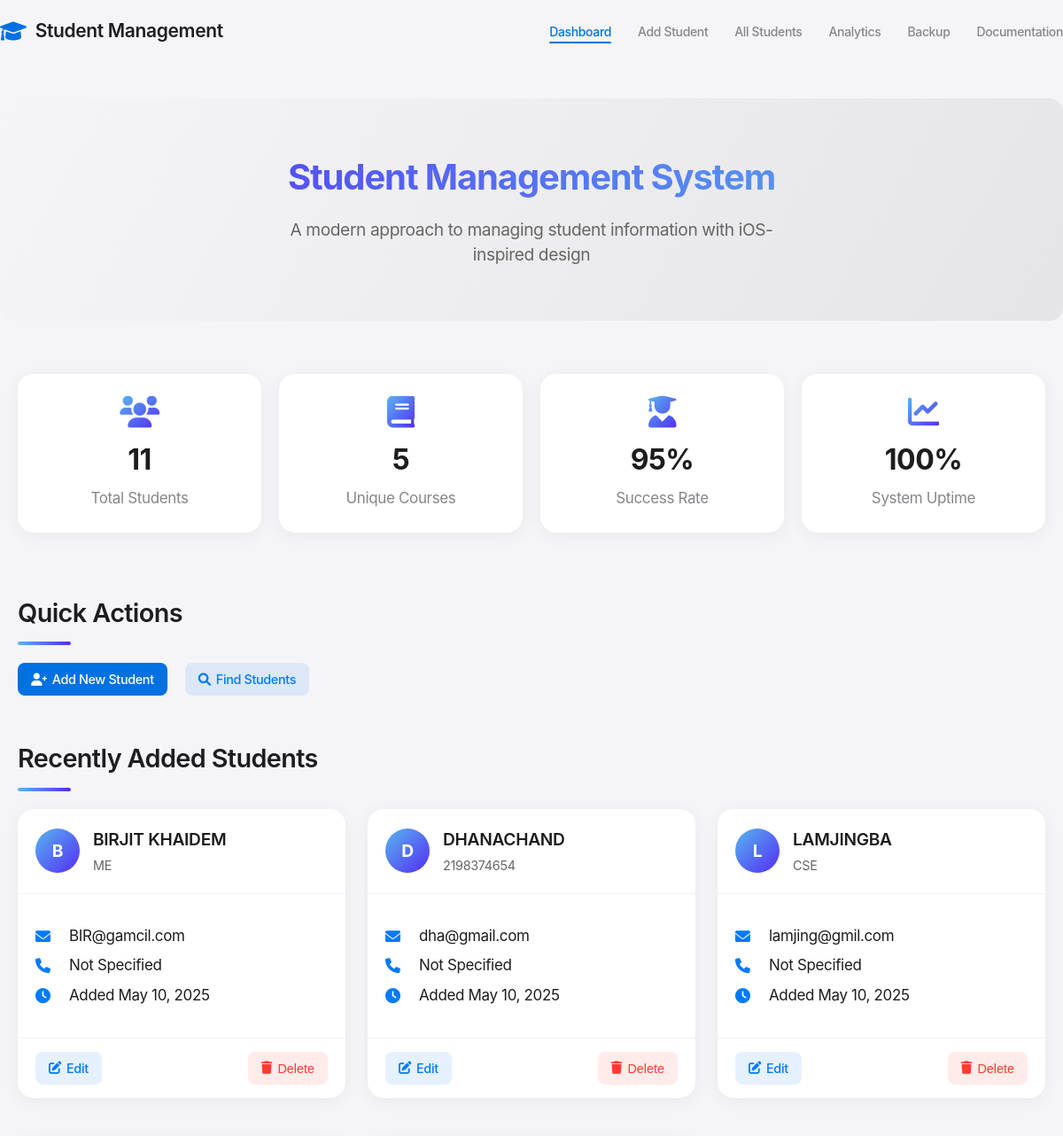
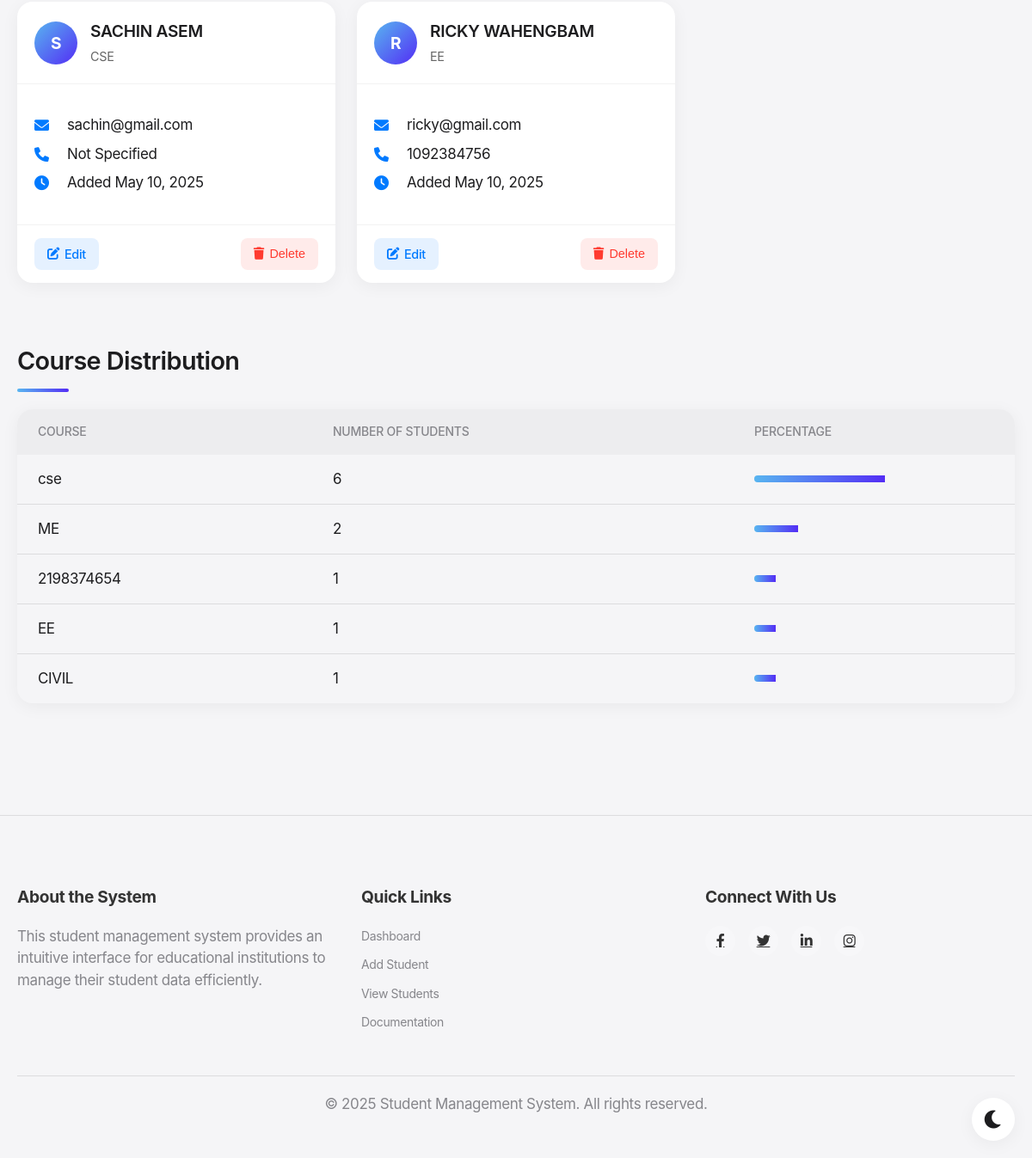
The page / on the database its author committed (2 pictures, top to bottom).
### tables this page shows
CREATE TABLE `students` (
  `id` int NOT NULL AUTO_INCREMENT,
  `name` varchar(100) NOT NULL,
  `email` varchar(100) NOT NULL,
  `phone` varchar(15) DEFAULT NULL,
  `course` varchar(50) DEFAULT NULL,
  `created_at` timestamp NULL DEFAULT CURRENT_TIMESTAMP,
  PRIMARY KEY (`id`)
);

### index.php (the view, shortened to what this page needs)
<?php
require_once 'config/db.php';
$sql = "SELECT * FROM students ORDER BY created_at DESC LIMIT 5";
$result = $conn->query($sql);
$countSql = "SELECT COUNT(*) as total FROM students";
$countResult = $conn->query($countSql);
$totalStudents = $countResult->fetch_assoc()['total'] ?? 0;
$courseSql = "SELECT COUNT(DISTINCT course) as total FROM students";
$courseResult = $conn->query($courseSql);
$totalCourses = $courseResult->fetch_assoc()['total'] ?? 0;
$courseSql = "SELECT course, COUNT(*) as count FROM students GROUP BY course ORDER BY count DESC LIMIT 5";
$courseResult = $conn->query($courseSql);
function formatDisplay($text) {
    return empty($text) ? 'Not Specified' : htmlspecialchars($text);
}
?>
<!DOCTYPE html>
<html lang="en">
<head>
    <link rel="stylesheet" href="assets/css/apple.css">
    <link rel="stylesheet" href="https://cdnjs.cloudflare.com/ajax/libs/font-awesome/6.0.0/css/all.min.css">
</head>
<body>
    <div class="theme-toggle" onclick="toggleAppleTheme()">
        <i id="theme-icon" class="fas fa-moon"></i>
    </div>
    <nav class="apple-nav apple-container">
        <a href="index.php" class="apple-nav-brand">
            <i class="fas fa-graduation-cap"></i>
            Student Management
        </a>
        <ul class="apple-nav-menu">
            <li class="apple-nav-item"><a href="index.php" class="apple-nav-link active">Dashboard</a></li>
            <li class="apple-nav-item"><a href="add_student.php" class="apple-nav-link">Add Student</a></li>
            <li class="apple-nav-item"><a href="view_students.php" class="apple-nav-link">All Students</a></li>
            <li class="apple-nav-item"><a href="analytics.php" class="apple-nav-link">Analytics</a></li>
            <li class="apple-nav-item"><a href="backup.php" class="apple-nav-link">Backup</a></li>
            <li class="apple-nav-item"><a href="documentation.php" class="apple-nav-link">Documentation</a></li>
        </ul>
    </nav>
    <div class="apple-hero apple-container">
        <h1>Student Management System</h1>
        <p>A modern approach to managing student information with iOS-inspired design</p>
    </div>
    <div class="apple-container">
        <div class="apple-stats-grid">
            <div class="apple-card apple-stat-card">
                <i class="fas fa-users"></i>
                <h3><?php echo $totalStudents; ?></h3>
                <p>Total Students</p>
            </div>
            <div class="apple-card apple-stat-card">
                <i class="fas fa-book"></i>
                <h3><?php echo $totalCourses; ?></h3>
                <p>Unique Courses</p>
            </div>
            <div class="apple-card apple-stat-card">
                <i class="fas fa-user-graduate"></i>
                <h3>95%</h3>
                <p>Success Rate</p>
            </div>
            <div class="apple-card apple-stat-card">
                <i class="fas fa-chart-line"></i>
                <h3>100%</h3>
                <p>System Uptime</p>
            </div>
        </div>
        <h2 class="apple-section-title">Quick Actions</h2>
        <div class="apple-d-flex apple-gap-20 apple-flex-wrap">
            <a href="add_student.php" class="apple-btn">
                <i class="fas fa-user-plus"></i> Add New Student
            </a>
            <a href="view_students.php" class="apple-btn apple-btn-secondary">
                <i class="fas fa-search"></i> Find Students
            </a>
        </div>
        <h2 class="apple-section-title">Recently Added Students</h2>
        <?php if ($result && $result->num_rows > 0): ?>
        <div class="apple-student-grid">
            <?php while ($row = $result->fetch_assoc()):
                $initials = strtoupper(substr($row['name'], 0, 1));
            ?>
            <div class="apple-card apple-student-card">
                <div class="apple-student-header">
                    <div class="apple-avatar">
                        <?php echo $initials; ?>
                    </div>
                    <div class="apple-student-info">
                        <h3><?php echo htmlspecialchars($row['name']); ?></h3>
                        <p><?php echo formatDisplay($row['course']); ?></p>
                    </div>
                </div>
                <div class="apple-student-content">
                    <p><i class="fas fa-envelope"></i> <?php echo htmlspecialchars($row['email']); ?></p>
                    <p><i class="fas fa-phone"></i> <?php echo formatDisplay($row['phone']); ?></p>
                    <p><i class="fas fa-clock"></i> Added <?php echo date('M d, Y', strtotime($row['created_at'])); ?></p>
                </div>
                <div class="apple-student-actions">
                    <a href="edit_student.php?id=<?php echo $row['id']; ?>" class="apple-btn apple-btn-secondary">
                        <i class="fas fa-edit"></i> Edit
                    </a>
                    <button type="button" class="apple-btn apple-btn-danger" onclick="showDeleteModal(<?php echo $row['id']; ?>, '<?php echo addslashes(htmlspecialchars($row['name'])); ?>')">
                        <i class="fas fa-trash"></i> Delete
                    </button>
                </div>
            </div>
            <?php endwhile; ?>
        </div>
        <?php endif; ?>
        <h2 class="apple-section-title">Course Distribution</h2>
        <?php if ($courseResult && $courseResult->num_rows > 0): ?>
        <div class="apple-table-container">
            <table class="apple-table">
                <thead>
                    <tr>
                        <th>Course</th>
                        <th>Number of Students</th>
                        <th>Percentage</th>
                    </tr>
                </thead>
                <tbody>
                    <?php while ($courseRow = $courseResult->fetch_assoc()):
                        $percentage = ($courseRow['count'] / $totalStudents) * 100;
                    ?>
                    <tr>
                        <td><?php echo formatDisplay($courseRow['course']); ?></td>
                        <td><?php echo $courseRow['count']; ?></td>
                        <td>
                            <div style="background: #f5f5f7; border-radius: 10px; height: 8px; width: 100%; overflow: hidden;">
                                <div style="background: linear-gradient(to right, #58b5f0, #532df5); height: 100%; width: <?php echo $percentage; ?>%;"></div>
                            </div>
                        </td>
                    </tr>
                    <?php endwhile; ?>
                </tbody>
            </table>
        </div>
        <?php else: ?>
        <div class="apple-card">
            <p class="apple-text-center">No course data available yet.</p>
        </div>
        <?php endif; ?>
    </div>
    <footer class="apple-footer">
        <div class="apple-container">
            <div class="apple-footer-content">
                <div class="apple-footer-section">
                    <h4>About the System</h4>
                    <p>This student management system provides an intuitive interface for educational institutions to manage their student data efficiently.</p>
                </div>
                <div class="apple-footer-section">
                    <h4>Quick Links</h4>
                    <ul>
                        <li><a href="index.php">Dashboard</a></li>
                        <li><a href="add_student.php">Add Student</a></li>
                        <li><a href="view_students.php">View Students</a></li>
                        <li><a href="#">Documentation</a></li>
                    </ul>
                </div>
                <div class="footer-section">
                    <h4>Connect With Us</h4>
                    <div class="social-links">
                        <a href="#"><i class="fab fa-facebook-f"></i></a>
                        <a href="#"><i class="fab fa-twitter"></i></a>
                        <a href="#"><i class="fab fa-linkedin-in"></i></a>
                        <a href="#"><i class="fab fa-instagram"></i></a>
                    </div>
                </div>
            </div>
            <div class="apple-footer-bottom">
                <p>© <?php echo date('Y'); ?> Student Management System. All rights reserved.</p>
            </div>
        </div>
    </footer>
</body>
</html>

### index.php (style rules this page uses)
.footer-section h4 { margin-bottom: 20px; font-size: 1.2em; color: #333; }
.social-links { display: flex; gap: 15px; }
.social-links a { width: 35px; height: 35px; border-radius: 50%; display: flex; align-items: center; justify-content: center; background: rgba(255, 255, 255, 0.2); color: #333; transition: all 0.3s ease; }
.apple-hero { text-align: center; padding: 60px 0; margin-bottom: 40px; background: linear-gradient(120deg, #f5f5f7, #e5e5e7); border-radius: 15px; }
.apple-hero h1 { font-size: 2.5em; margin-bottom: 15px; font-weight: 700; }
.apple-hero p { font-size: 1.2em; color: #666; max-width: 600px; margin: 0 auto; }
.apple-stat-card { padding: 25px; text-align: center; }
.apple-section-title { font-size: 1.8em; margin-bottom: 20px; font-weight: 600; }
.apple-student-card { padding: 0; overflow: hidden; }
.apple-student-header { display: flex; align-items: center; padding: 20px; border-bottom: 1px solid rgba(0, 0, 0, 0.05); }
.apple-avatar { width: 50px; height: 50px; background-color: #007AFF; color: white; border-radius: 50%; display: flex; align-items: center; justify-content: center; font-size: 1.2em; font-weight: bold; margin-right: 15px; }
.apple-student-info { flex: 1; }
.apple-student-info h3 { margin: 0; font-size: 1.2em; font-weight: 600; }
.apple-student-info p { margin: 5px 0 0 0; color: #666; font-size: 0.9em; }
.apple-student-content { padding: 15px 20px; display: flex; flex-direction: column; gap: 8px; }
.apple-student-content p { margin: 0; display: flex; align-items: center; gap: 8px; }
.apple-student-content p i { width: 20px; color: #007AFF; }
.apple-student-actions { display: flex; justify-content: space-between; gap: 10px; padding: 15px 20px; border-top: 1px solid rgba(0, 0, 0, 0.05); }
.apple-btn { display: inline-flex; align-items: center; justify-content: center; gap: 6px; padding: 8px 15px; border-radius: 8px; font-size: 0.9em; font-weight: 500; transition: all 0.2s ease; cursor: pointer; border: none; text-decoration: none; }
.apple-btn-secondary { background-color: rgba(0, 122, 255, 0.1); color: #007AFF; }
.apple-btn-danger { background-color: rgba(255, 59, 48, 0.1); color: #FF3B30; }

### rows shown on the page
students: name "B", name "BIRJIT KHAIDEM", course "ME", email "BIR@gamcil.com", phone "Not Specified", created_at "May 10, 2025"
students: name "D", name "DHANACHAND", course "2198374654", email "dha@gmail.com", phone "Not Specified", created_at "May 10, 2025"
students: name "L", name "LAMJINGBA", course "CSE", email "lamjing@gmil.com", phone "Not Specified", created_at "May 10, 2025"
students: name "S", name "SACHIN ASEM", course "CSE", email "sachin@gmail.com", phone "Not Specified", created_at "May 10, 2025"
students: name "R", name "RICKY WAHENGBAM", course "EE", email "ricky@gmail.com", phone "1092384756", created_at "May 10, 2025"

### other values the page prints
$totalStudents "11"
$totalCourses "5"
formatDisplay($courseRow['course']) "cse"
$courseRow['count'] "6"
formatDisplay($courseRow['course']) "ME"
$courseRow['count'] "2"
formatDisplay($courseRow['course']) "2198374654"
$courseRow['count'] "1"
formatDisplay($courseRow['course']) "EE"
formatDisplay($courseRow['course']) "CIVIL"
